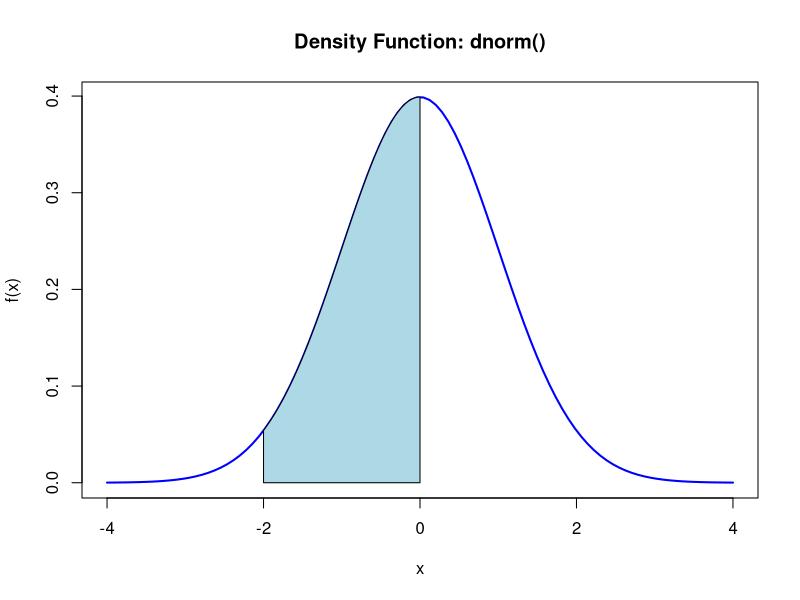
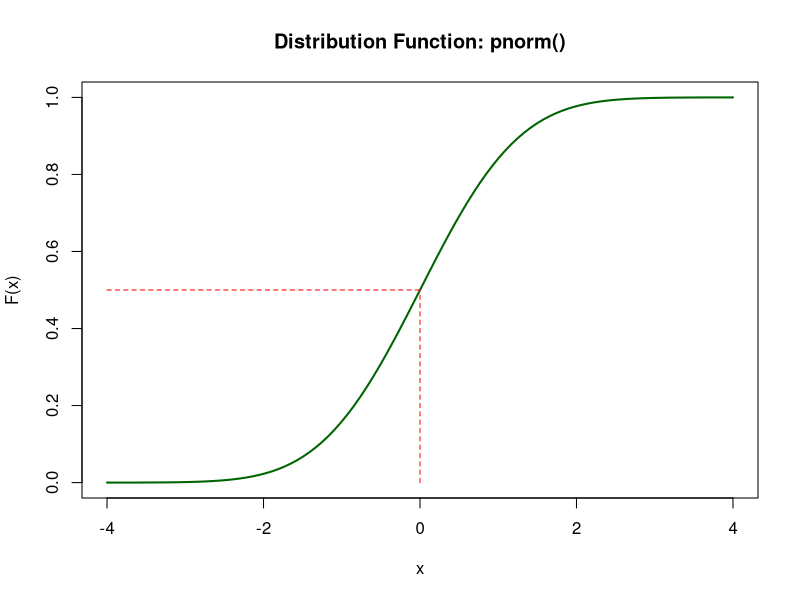
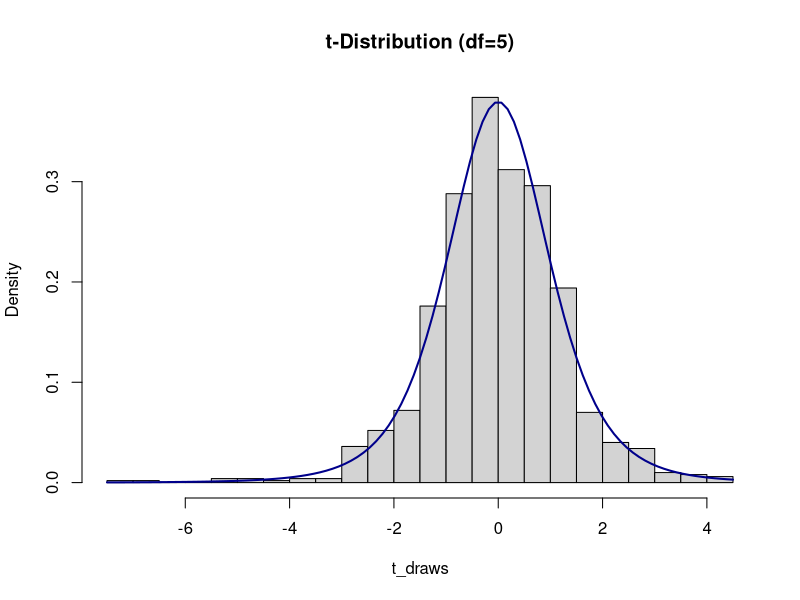
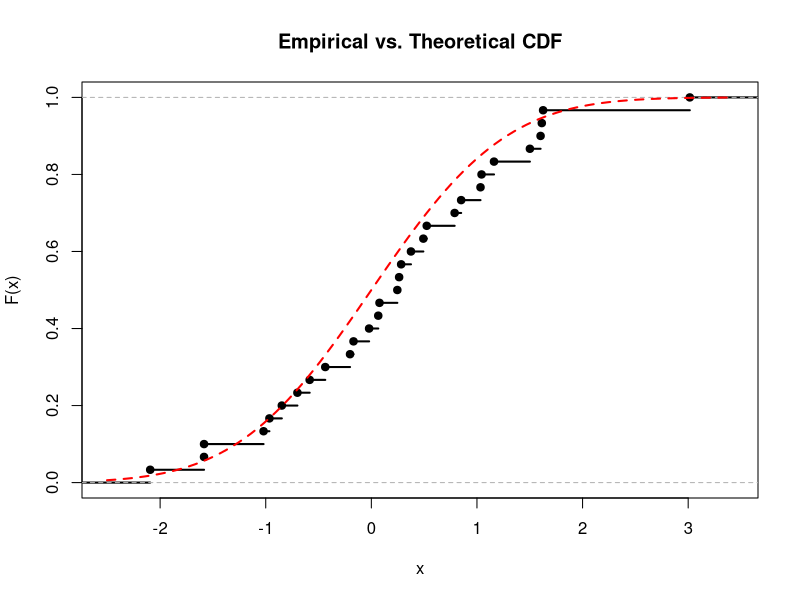

R code for these plots, in order:
## ---- chunk 1
# Plotting the Standard Normal Density
x <- seq(-4, 4, length.out = 100)
plot(x, dnorm(x), type = "l", lwd = 2, col = "blue",
     main = "Density Function: dnorm()", ylab = "f(x)")
polygon(c(-2, seq(-2, 0, 0.01), 0), c(0, dnorm(seq(-2, 0, 0.01)), 0), col = "lightblue")
## ---- chunk 2
dnorm(2,0,1) ## f(x=2) assuming X ~ N(0,1)
## ---- chunk 3
# Plotting the Standard Normal CDF
plot(x, pnorm(x), type = "l", lwd = 2, col = "darkgreen",
     main = "Distribution Function: pnorm()", ylab = "F(x)")
segments(x0 = 0, y0 = 0, x1 = 0, y1 = pnorm(0), lty = 2, col = "red")
segments(x0 = -4, y0 = pnorm(0), x1 = 0, y1 = pnorm(0), lty = 2, col = "red")
## ---- chunk 4
pnorm(2,0,1) ## P(X <= 2) = F(2) assuming X ~ N(0,1)
## ---- chunk 5
# Finding the 95th quantile
p <- 0.95
q_val <- qnorm(p)
q_val

# Verifying the inverse relationship: the area to the left is 0.95
pnorm(q_val)
## ---- chunk 6
# Simulate 5 standard normal random variables
rnorm(5)
## ---- chunk 7

set.seed(4279) 
rnorm(3)

set.seed(4279) # Resetting the seed to the exact same starting point
rnorm(3)       # Yields the exact same draws
## ---- chunk 8

# Generate 1000 random draws from a t-distribution with 5 df
t_draws <- rt(n = 1000, df = 5)

# Compare the density of our sample to the theoretical density
hist(t_draws, probability = TRUE, breaks = 30, col = "lightgray", main = "t-Distribution (df=5)")
curve(dt(x, df = 5), add = TRUE, col = "darkblue", lwd = 2)
## ---- chunk 9
# Probability of observing exactly 3 events when the average rate is 2
dpois(x = 3, lambda = 2)

# Generate 10 random counts with rate lambda = 2
rpois(n = 10, lambda = 2)

## ---- chunk 10
# Probability of getting exactly 7 heads in 10 coin flips (fair coin)
dbinom(x = 7, size = 10, prob = 0.5)

# Simulate 5 different experiments of 10 coin flips each
rbinom(n = 5, size = 10, prob = 0.5)
## ---- chunk 11
set.seed(4279)
# 1. Generate a small sample from a standard normal distribution
obs_data <- rnorm(30)

# 2. Compute the ECDF
my_ecdf <- ecdf(obs_data)

# 3. Plot the empirical step function
plot(my_ecdf, main = "Empirical vs. Theoretical CDF", xlab = "x", ylab = "F(x)", lwd = 2)

# 4. Overlay the theoretical true CDF (pnorm) for comparison
curve(pnorm(x), add = TRUE, col = "red", lwd = 2, lty = 2)
## ---- chunk 12

set.seed(4279)
# Draw 5 unique students from a roster of 100
sample(x = 1:100, size = 5, replace = FALSE)

# Permutation: If size equals the length of x, it shuffles the vector
sample(x = c("A", "B", "C"), size = 3, replace = FALSE)
## ---- chunk 13
set.seed(4279)
# Simulating 10 rolls of a fair 6-sided die
sample(x = 1:6, size = 10, replace = TRUE)

# Bootstrap sample: Sampling from our previously generated obs_data
bootstrap_sample <- sample(x = obs_data, size = length(obs_data), replace = TRUE)
head(bootstrap_sample)
